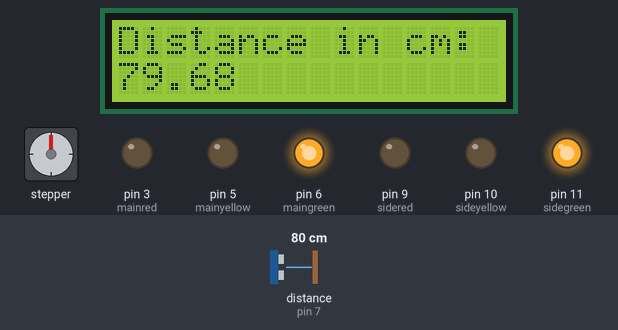
The sketch below on a simulated Arduino Uno, built with avr-gcc and run on an emulated ATmega328P. Shown: stepper motor, 16×2 character LCD, output pins drawn as LEDs (lit = HIGH). Wiring (inferred from the names in the program): ultrasonic range finder: trigger pin 12; echo pin 7; stepper motor (2048 steps per turn assumed): coils pin 16, pin 17, pin 18, pin 19. The test bench sets the inputs (shaded band); at power-on: distance to the obstacle (sensor on pin 7) 80 cm. The echo pulse lasts 58.3 µs per cm; pins used as bus, display or sensor lines are not drawn.

Above: at 1.2 s.
1.3 s: distance to the obstacle (sensor on pin 7) set to 33 cm
At 2.5 s:
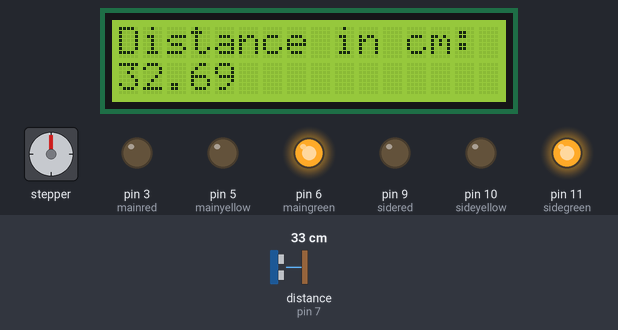
3.5 s: distance to the obstacle (sensor on pin 7) set to 29 cm
At 4.3 s:
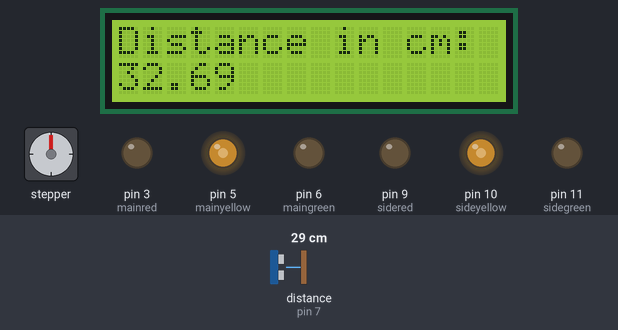
7.6 s: distance to the obstacle (sensor on pin 7) set to 2 cm
At 8.4 s:
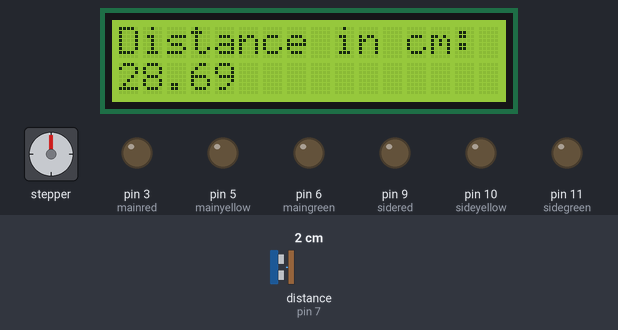
10.7 s: distance to the obstacle (sensor on pin 7) set to 9 cm
At 12.7 s:
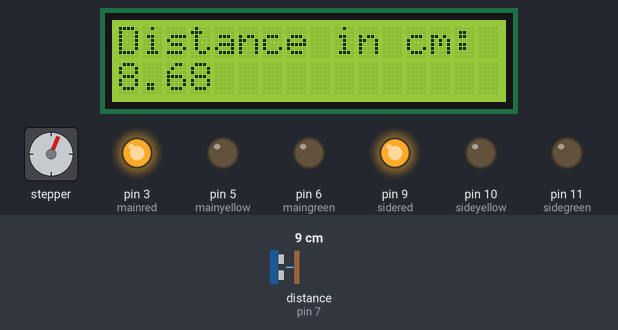
13.1 s: distance to the obstacle (sensor on pin 7) set to 12 cm
At 14.7 s:
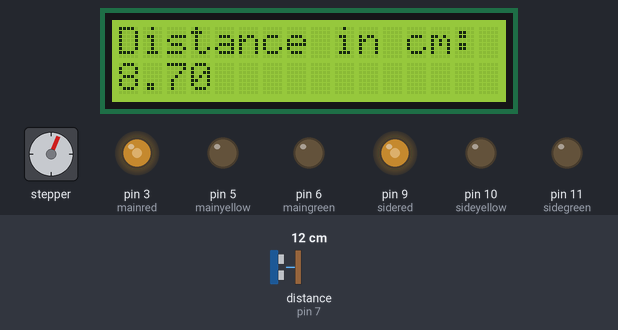
17.2 s: distance to the obstacle (sensor on pin 7) set to 4 cm
At 22.8 s:
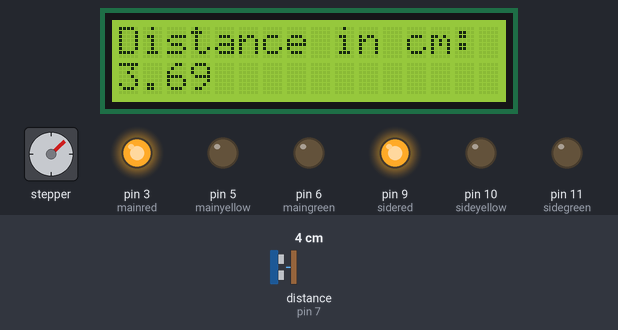
Timing chart, 0 to 23.3 s (numbered marks = the images above; inputs shaded):
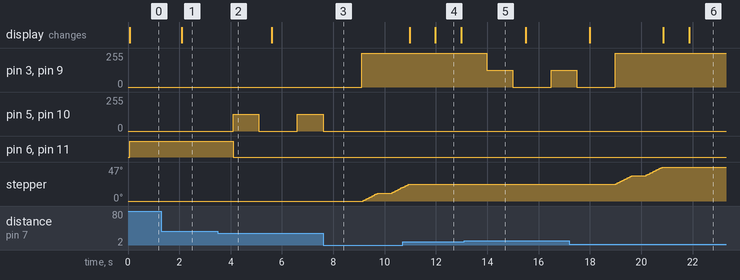

The sketch:

sketch_may6a.ino
```cpp
#include <LiquidCrystal.h>
#define trigger 12
#define echo 7
const int in1 = 16;
const int in2 = 17;
const int in3 = 18;
const int in4 = 19;
const char tab1[] = {0x01, 0x03, 0x02, 0x06, 0x04, 0x0c, 0x08, 0x09};
const char tab2[] = {0x01, 0x09, 0x08, 0x0c, 0x04, 0x06, 0x02, 0x03};
int mainred = 3;
int sidered = 9;
int sideyellow = 10;
int mainyellow = 5;
bool moved = false;
int maingreen = 6;
int sidegreen = 11;
int currentPosSteps=0;
int movectr = 0;
const int rs = 4, en = 2, d4 = 13, d5 = 14, d6 = 15, d7 = 8;
LiquidCrystal lcd(rs, en, d4, d5, d6, d7);
float duration = 0, distance = 0;
void setup() {
  pinMode(in1, OUTPUT);
  pinMode(in2, OUTPUT);
  pinMode(in3, OUTPUT);
  pinMode(in4, OUTPUT);
  // put your setup code here, to run once:
  pinMode(mainred, OUTPUT);
  pinMode(sidered, OUTPUT);
  pinMode(mainyellow, OUTPUT);
  pinMode(sideyellow, OUTPUT);
  pinMode(maingreen, OUTPUT);
  pinMode(sidegreen, OUTPUT);
  lcd.begin(16,2);
  lcd.setCursor(0,0);
  lcd.print("Distance in cm: ");
  lcd.setCursor(0,1);
  pinMode(trigger, OUTPUT);
  pinMode(echo, INPUT);
}

void loop() {
  // put your main code here, to run repeatedly:
  digitalWrite(trigger, LOW);
  delayMicroseconds(2);
  digitalWrite(trigger, HIGH);
  delayMicroseconds(10);
  digitalWrite(trigger, LOW);
  delayMicroseconds(2);
  duration = pulseIn(echo, HIGH);
  distance = (duration/2)*0.0343;//measured in cm
  if(distance >= 30){
    analogWrite(mainred, 0);
    analogWrite(sidered, 0);
    analogWrite(mainyellow, 0);
    analogWrite(sideyellow, 0);
    analogWrite(maingreen, 255);
    analogWrite(sidegreen, 255);
    //if (currentPosSteps != 0) {
    //  ctlStepMotor(-currentPosSteps, 5); // move back to zero
    //  currentPosSteps = 0;
    //}
    StepMotorStop();
  } else if(distance < 30 && distance >= 25){
    analogWrite(mainred, 0);
    analogWrite(sidered, 0);
    analogWrite(maingreen, 0);
    analogWrite(sidegreen, 0);
    analogWrite(mainyellow, 127);
    analogWrite(sideyellow, 127);
    delay(1000);
    analogWrite(mainyellow, 0);
    analogWrite(sideyellow, 0);
    delay(500);
    //if (currentPosSteps != 0) {
    //  ctlStepMotor(-currentPosSteps, 5); // move back to zero
     // currentPosSteps = 0;
    //}
    StepMotorStop();
    moved = false;
  } else if(distance < 25 && distance >= 20){
    analogWrite(mainred, 0);
    analogWrite(sidered, 0);
    analogWrite(maingreen, 0);
    analogWrite(sidegreen, 0);
    analogWrite(mainyellow, 255);
    analogWrite(sideyellow, 255);
    //if (currentPosSteps != 0) {
   //   ctlStepMotor(-currentPosSteps, 5); // move back to zero
   //   currentPosSteps = 0;
   // }
    StepMotorStop();
    moved = false;
  } else if(distance < 20 && distance >= 10){
    analogWrite(maingreen, 0);
    analogWrite(sidegreen, 0);
    analogWrite(mainyellow, 0);
    analogWrite(sideyellow, 0);
    analogWrite(mainred, 127);
    analogWrite(sidered, 127);
    delay(1000);
    analogWrite(mainred, 0);
    analogWrite(sidered, 0);
    delay(500);
   // if (currentPosSteps != 0) {
  //    ctlStepMotor(-currentPosSteps, 5); // move back to zero
  //    currentPosSteps = 0;
    //}
    StepMotorStop();
    moved = false;
  } else {
    analogWrite(maingreen, 0);
    analogWrite(sidegreen, 0);
    analogWrite(mainyellow, 0);
    analogWrite(sideyellow, 0);
    analogWrite(mainred, 255);
    analogWrite(sidered, 255);

  }

  if(!moved && distance < 10){
      ctlStepMotor(17, 5); // ~30°
      delay(500);
      ctlStepMotor(17, 5); // another ~30°
      //StepMotorStop();
      currentPosSteps += 34; // track position

      StepMotorStop();
      moved = true;
  }
  if(distance >= 10 && moved && currentPosSteps != 0) {
    moved = false;
    ctlStepMotor(-17, 5); // ~30° backward
    //delay(500);
    //StepMotorStop();
    delay(500);
    ctlStepMotor(-17, 5); // another ~30° backward
    currentPosSteps -= 34; // track position
    StepMotorStop();
    //moved = false; // reset so next entry triggers forward again
    //movectr = 0;
  }
  lcd.setCursor(0,1);
  lcd.print("                ");//clears the LCD.
  lcd.setCursor(0,1);
  lcd.print(distance);
  delay(1000);
}
void ctlStepMotor(int angle, char speeds){
  for(int j = 0; j<abs(angle); j++){
    if(angle>0){
      for(int i =0; i<8;i++){
        digitalWrite(in1, ((tab1[i] & 0x01) == 0x01 ? true: false));
        digitalWrite(in2, ((tab1[i] & 0x02) == 0x02 ? true: false));
        digitalWrite(in3, ((tab1[i] & 0x04) == 0x04 ? true: false));
        digitalWrite(in4, ((tab1[i] & 0x08) == 0x08 ? true: false));
        delay(speeds);
      }
    } else {
      for(int i = 0; i < 8; i++){
        digitalWrite(in1, ((tab2[i] & 0x01) == 0x01 ? true: false));
        digitalWrite(in2, ((tab2[i] & 0x02) == 0x02 ? true: false));
        digitalWrite(in3, ((tab2[i] & 0x04) == 0x04 ? true: false));
        digitalWrite(in4, ((tab2[i] & 0x08) == 0x08 ? true: false));
        delay(speeds);
      }
    }
  }
}
void StepMotorStop(){
  digitalWrite(in1, 0);
  digitalWrite(in2, 0);
  digitalWrite(in3, 0);
  digitalWrite(in4, 0);
}
```

Measured:
- the behaviour switches between 31 and 30 cm on distance to the obstacle (sensor on pin 7) (found by bisection; images 1 and 2)
- the behaviour switches between 10 and 11 cm on distance to the obstacle (sensor on pin 7) (found by bisection; images 4 and 5)
- after the input at 1.3 s, the display: changes after 0.79 s (image 1)
- after the input at 3.5 s, pin 5 (mainyellow), pin 10 (sideyellow): 0/255 → 127/255 after 0.60 s, → 0/255 1.0 s later, → 127/255 1.5 s later; pin 6 (maingreen), pin 11 (sidegreen): HIGH → LOW after 0.60 s
- after the input at 7.6 s, pin 3 (mainred), pin 9 (sidered): 0/255 → 255/255 after 1.5 s; pin 5 (mainyellow), pin 10 (sideyellow): goes on until 7.6 s, then stays 0/255; stepper: turns 11° clockwise in 0.57 s, then 8° clockwise in 0.40 s
- after the input at 13.1 s, pin 3 (mainred), pin 9 (sidered): 255/255 → 127/255 after 0.88 s, → 0/255 1.0 s later, → 127/255 1.5 s later
- after the input at 17.2 s, stepper: turns 12° clockwise in 0.63 s, then 12° clockwise in 0.63 s
